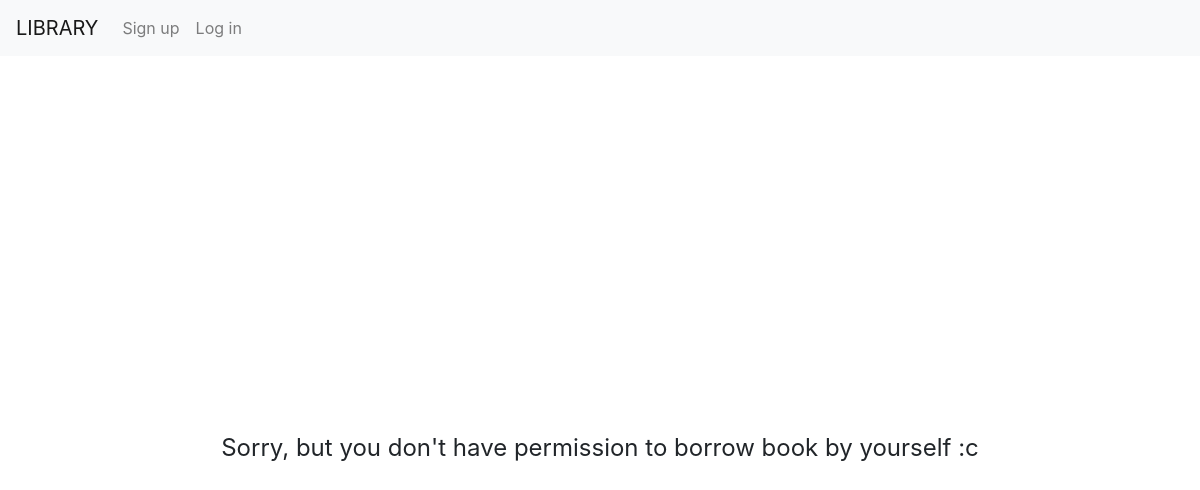
The page /15/borrow/ on the database as committed earlier.
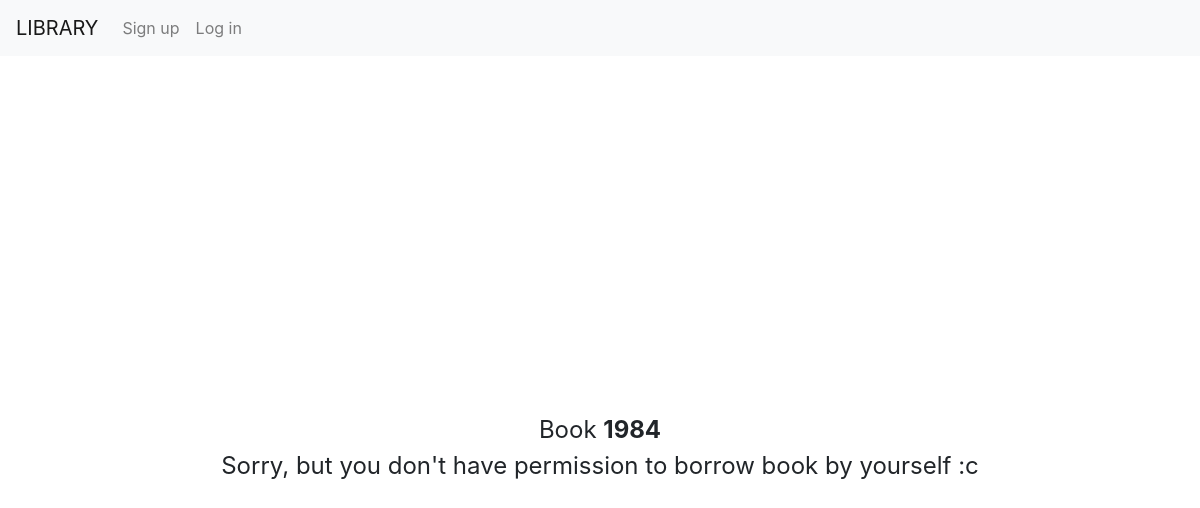
The same page on the database as committed later.
### bookshelf/models.py (models this page shows, shortened)
class Book(models.Model):
    title = models.CharField(max_length=100)
    author = models.ForeignKey(Author, on_delete=models.CASCADE, null=True)
    cover = models.CharField(max_length=200, default='static/bookshelf/standard_cover.png')
    ISBN = models.CharField(max_length=13, default='0000000000000')
    TYPE_CHOICES = [
        ('paperback', 'Paperback'),
        ('electronic', 'Electronic')
    ]
    type = models.CharField(max_length=11,
                            choices=TYPE_CHOICES,
                            default='paperback')
    STATUS_CHOICES = [
        ('A', 'Available'),
        ('N', 'Not available'),
    ]
    status = models.CharField(
        max_length=1,
        choices=STATUS_CHOICES,
        default='A',
    )

class PaperBook(Book):
    total_amount = models.IntegerField(default=1)
    current_amount = models.IntegerField(default=1)
    reserved_amount = models.IntegerField(default=0)
    borrower = models.ManyToManyField(User, blank=True, related_name='borrowerOfBook')
    reserver = models.ManyToManyField(User, blank=True, related_name='reserverOfBook')

class Book(models.Model):
    title = models.CharField(max_length=100)
    author = models.ForeignKey(Author, on_delete=models.CASCADE, null=True)
    cover = models.CharField(max_length=200, default='static/bookshelf/standard_cover.png')
    ISBN = models.CharField(max_length=13, default='0000000000000')
    TYPE_CHOICES = [
        ('paperback', 'Paperback'),
        ('electronic', 'Electronic')
    ]
    type = models.CharField(max_length=11,
                            choices=TYPE_CHOICES,
                            default='paperback')
    STATUS_CHOICES = [
        ('A', 'Available'),
        ('N', 'Not available'),
    ]
    status = models.CharField(
        max_length=1,
        choices=STATUS_CHOICES,
        default='A',
    )

### bookshelf/views.py (the view, shortened to what this page needs)
# urls.py: path('<int:book_pk>/<str:type>/', bookborrow_getcardnumber, name='getcardnumber'), #'book_borrow'),
def bookborrow_getcardnumber(request, book_pk, type):
    context = {}
    context['borrow_book'] = PaperBook.objects.all().filter(pk=book_pk).values()
    context['type'] = type
    if request.method == "GET":
        form = BorrowerCardNumberForm(request.GET)
    else:
        form = BorrowerCardNumberForm()
    context['form'] = form
    return render(request, 'bookshelf/bookborrow_getcardnumber.html', context)

### bookshelf/filters.py (called while the page is built)
@register.filter(name='has_group')
def has_group(user, group_name):
    return user.groups.filter(name=group_name).exists()

### templates/bookshelf/bookborrow_getcardnumber.html (shortened to what this page needs)
{% extends 'bookshelf/base.html' %}
{% block content %}
    {% load filters %}
    <div class="container h-100">
        <div class="h-100 row align-items-center">
            <div class="col text-center" style="font-size:1.5rem">
                {% for i in borrow_book %}
                    <span>Book </span><span style="font-weight:bold;">{{ i.title|title }}</span>
                {% endfor %}
                {% if user|has_group:"Librarian" %}
                    <form method="get">
                        {% csrf_token %}
                        {{ form.card_number }}
                        <input type="submit" value="{{ type|title }} this book to user"/>
                    </form>
                {% else %}
                    <p>Sorry, but you don't have permission to {{ type }} book by yourself :c</p>
                {% endif %}
            </div>
        </div>
    </div>
{% endblock %}

### templates/bookshelf/base.html (shortened to what this page needs)
<!DOCTYPE html>
<html lang="en">
<head>
    {% load filters %}
    {% load static %}
    <link rel="stylesheet" href="https://stackpath.bootstrapcdn.com/bootstrap/4.4.1/css/bootstrap.min.css"
>
    <link rel="stylesheet" href="https://cdnjs.cloudflare.com/ajax/libs/animate.css/3.7.2/animate.min.css">
</head>
<body>
<nav class="navbar navbar-expand-lg navbar-light bg-light sticky-top">
    <a class="navbar-brand" href="{% url 'index' %}">LIBRARY</a>
    <div class="collapse navbar-collapse" id="navbarSupportedContent">
        <ul class="navbar-nav mr-auto">
            {% if user.is_authenticated %}
                <li class="nav-item">
                    <a class="nav-link" href="#" title="Username and card number">
                        {{ user.username }}:{{ user.profile.card_number }}
                    </a>
                </li>
                <li class="nav-item">
                    <a class="nav-link" href="{% url "logout" %}">
                        Log out
                    </a>
                </li>
            {% else %}
                <li class="nav-item">
                    <a class="nav-link" href="{% url "signup" %}">
                        Sign up
                    </a>
                </li>
                <li class="nav-item">
                    <a class="nav-link" href="{% url "login" %}">
                        Log in
                    </a>
                </li>
            {% endif %}
            <li class="nav-item active">
                <a href="" class="nav-link" style="cursor:default">
                </a>
            </li>
        </ul>
    </div>
</nav>
{% block content %}
{% endblock %}
</body>
</html>

### templates/bookshelf/base.html (style rules this page uses)
a, a:hover, a:focus, a:active { text-decoration: none; color: inherit; }

### templates/bookshelf/bookborrow_getcardnumber.html (style rules this page uses)
body, html { height: 100%; }

Rows that differ between the two databases and show on the page:
added PaperBook: title "1984"
